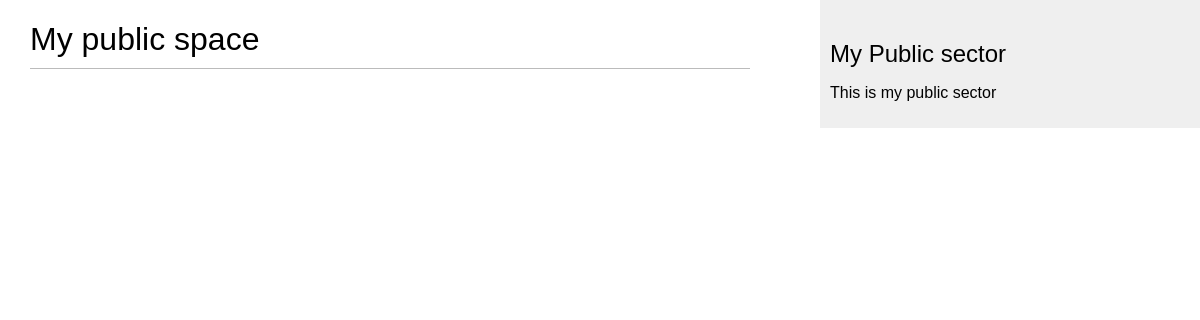
The page /public/ on the database as committed earlier.
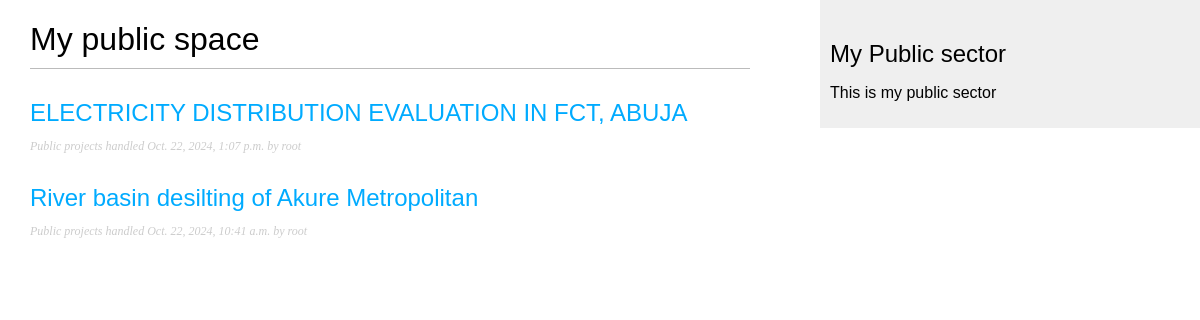
The same page on the database as committed later.
### public/models.py (models this page shows, shortened)
class Public(models.Model):
    class ServiceType(models.TextChoices):
        NONE = 'NO', '-------'
        PROJECT_MANAGEMENT = 'PM', 'Project Management'
        RESEARCH_POLICY = 'RP', 'Research and Policy Development'
        DATA_ANALYSIS = 'DA', 'Data Analysis and Management'
        MONITORING_EVALUATION = 'ME', 'Monitoring and Evaluation'
        STAKEHOLDER_ENGAGEMENT = 'SE', 'Stakeholder Engagement and Advocacy'
        CAPACITY_BUILDING = 'CB', 'Capacity Building and Training'
        OTHERS = 'OT', 'Others'
    username = models.ForeignKey(
        settings.AUTH_USER_MODEL,
        on_delete=models.CASCADE,
        related_name='public_sector'
    )
    category = models.CharField(max_length=100, choices=SECTOR_CATEGORY_CHOICES, default='no')
    type_of_service = models.CharField(
        max_length=2,
        choices=ServiceType.choices,
        default=ServiceType.NONE
    )
    status = models.CharField(max_length=10, choices=STATUS_CHOICES, default='pending')
    project_title = models.CharField(max_length=500)
    project_description = models.TextField(max_length=5000, default='Describe in few words...')
    created = models.DateTimeField(auto_now_add=True)
    updated = models.DateTimeField(auto_now=True)
    deadline = models.DateTimeField(default=timezone.now)
    class Meta:
        ordering = ['-created']
        indexes = [
            models.Index(fields=['-type_of_service']),
        ]

### public/views.py (the view)
# urls.py: path('', views.public_list, name='public_list'),
def public_list(request):
    public = Public.objects.all()
    return render(request, 'public/list.html', {'public': public})

### public/templates/public/list.html (shortened to what this page needs)
{% extends "public/base.html" %}
{% block content %}
 <h1>My public space</h1>
  {% for p in public %}
  <h2>
   <a href="{% url 'public:public_detail' p.id %}">
    {{ p.project_title }}
   </a>
  </h2>
   <p class="date">
    Public projects handled {{ p.created }} by {{ p.username }}
   </p>
  {% endfor %}
{% endblock %}

### public/templates/public/base.html (shortened to what this page needs)
{% load static %}
<!DOCTYPE html>
<html>
<head>
 <link href="{% static "css/public.css" %}" rel="stylesheet">
</head>
<body>
 <div id="content">
  {% block content %}
  {% endblock %}
 </div>
 <div id="sidebar">
  <h2>My Public sector</h2>
  <p>This is my public sector</p>
 </div>
</body>
</html>

### public/static/css/public.css (style rules this page uses)
body { margin:0; padding:0; font-family:helvetica, sans-serif; }
a { color:#00abff; text-decoration:none; }
h1 { font-weight:normal; border-bottom:1px solid #bbb; padding:0 0 10px 0; }
h2 { font-weight:normal; margin:30px 0 0; }
#content { float:left; width:60%; padding:0 0 0 30px; }
#sidebar { float:right; width:30%; padding:10px; background:#efefef; height:100%; }
p.date { color:#ccc; font-family: georgia, serif; font-size: 12px; font-style: italic; }

Rows that differ between the two databases and show on the page:
added Public: project_title "ELECTRICITY DISTRIBUTION EVALUATION IN FCT, ABUJA", created "Oct. 22, 2024, 1:07 p.m.", username "root"
added Public: project_title "River basin desilting of Akure Metropolitan", created "Oct. 22, 2024, 10:41 a.m.", username "root"
